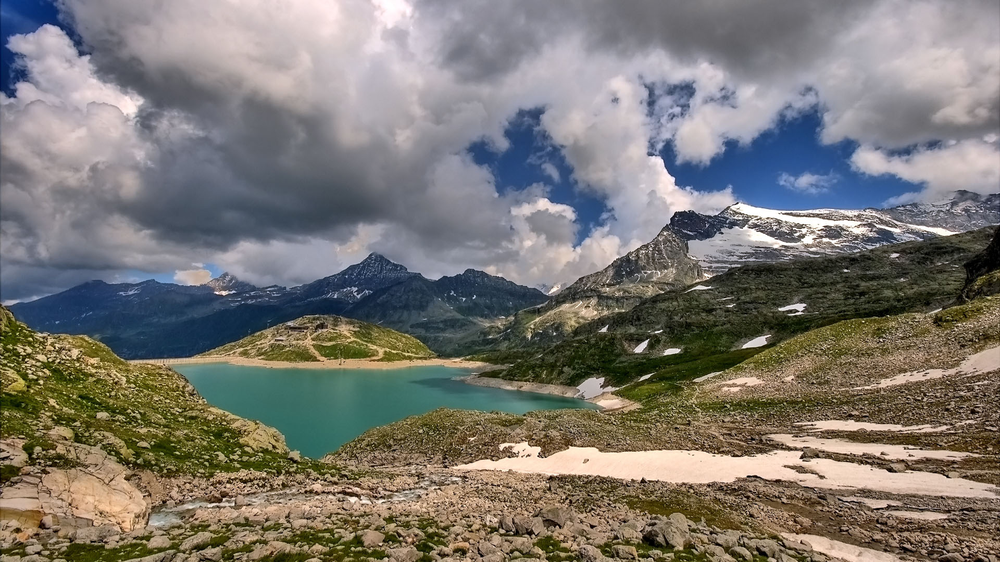
#> input picture 作业/scenery.png, 1000 x 562 px, shrunk from 1920 x 1080 before the run
$ python canny.py
#> lines starting #> are read from the running program, lines starting #| are printed output that depends on the picture; after the words box and inside, x2 and y2 are one past the last pixel; in counts of white or black regions, pixels touching at a corner belong together
import numpy as np
import matplotlib.pyplot as plt
import math

if __name__ == '__main__':
    pic_path = 'scenery.png'
    img = plt.imread(pic_path)
#> img is the input picture: shape (562, 1000, 3) float32; mean R, G, B 0.484, 0.47, 0.449
    if pic_path[-4:] == '.png':  # .png图片在这里的存储格式是0到1的浮点数，所以要扩展到255再计算
        img = img * 255  # 还是浮点数类型
    img = img.mean(axis=-1)  # 取均值就是灰度化了
#> img: shape (562, 1000) float32

    # 1、高斯平滑
    # sigma = 1.52  # 高斯平滑时的高斯核参数，标准差，可调
    sigma = 0.5  # 高斯平滑时的高斯核参数，标准差，可调
    dim = int(np.round(6 * sigma + 1))  # round是四舍五入函数，根据标准差求高斯核是几乘几的，也就是维度
    if dim % 2 == 0:  # 最好是奇数,不是的话加一
        dim += 1
    Gaussian_filter = np.zeros([dim, dim])  # 存储高斯核，这是数组不是列表了
    tmp = [i - dim // 2 for i in range(dim)]  # 生成一个序列
    n1 = 1 / (2 * math.pi * sigma ** 2)  # 计算高斯核
    n2 = -1 / (2 * sigma ** 2)
    for i in range(dim):
        for j in range(dim):
            Gaussian_filter[i, j] = n1 * math.exp(n2 * (tmp[i] ** 2 + tmp[j] ** 2))
    Gaussian_filter = Gaussian_filter / Gaussian_filter.sum()
    dx, dy = img.shape
#> dx = 562; dy = 1000
    img_new = np.zeros(img.shape)  # 存储平滑之后的图像，zeros函数得到的是浮点型数据
    tmp = dim // 2
    img_pad = np.pad(img, ((tmp, tmp), (tmp, tmp)), 'constant')  # 边缘填补
    for i in range(dx):
        for j in range(dy):
            img_new[i, j] = np.sum(img_pad[i:i + dim, j:j + dim] * Gaussian_filter)
    plt.figure(1)
    plt.imshow(img_new.astype(np.uint8), cmap='gray')  # 此时的img_new是255的浮点型数据，强制类型转换才可以，gray灰阶
    plt.axis('off')

    # 2、求梯度。以下两个是滤波求梯度用的sobel矩阵（检测图像中的水平、垂直和对角边缘）
    sobel_kernel_x = np.array([[-1, 0, 1], [-2, 0, 2], [-1, 0, 1]])
    sobel_kernel_y = np.array([[1, 2, 1], [0, 0, 0], [-1, -2, -1]])
    img_tidu_x = np.zeros(img_new.shape)  # 存储梯度图像
    img_tidu_y = np.zeros([dx, dy])
    img_tidu = np.zeros(img_new.shape)
    img_pad = np.pad(img_new, ((1, 1), (1, 1)), 'constant')  # 边缘填补，根据上面矩阵结构所以写1
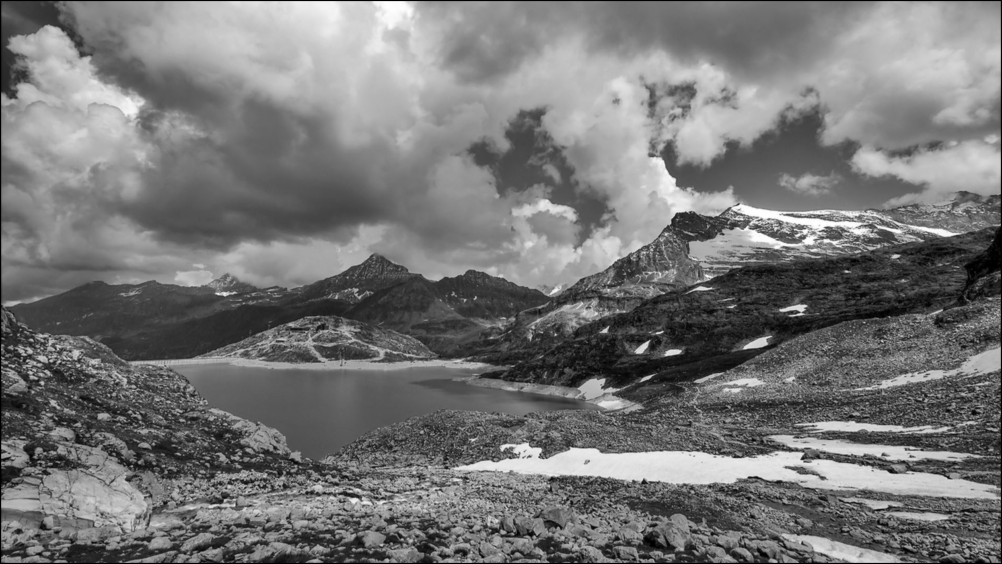
#> img_pad: shape (564, 1002) float64; min 0, max 255, mean 118.4
    for i in range(dx):
        for j in range(dy):
            img_tidu_x[i, j] = np.sum(img_pad[i:i + 3, j:j + 3] * sobel_kernel_x)  # x方向
            img_tidu_y[i, j] = np.sum(img_pad[i:i + 3, j:j + 3] * sobel_kernel_y)  # y方向
            img_tidu[i, j] = np.sqrt(img_tidu_x[i, j] ** 2 + img_tidu_y[i, j] ** 2)
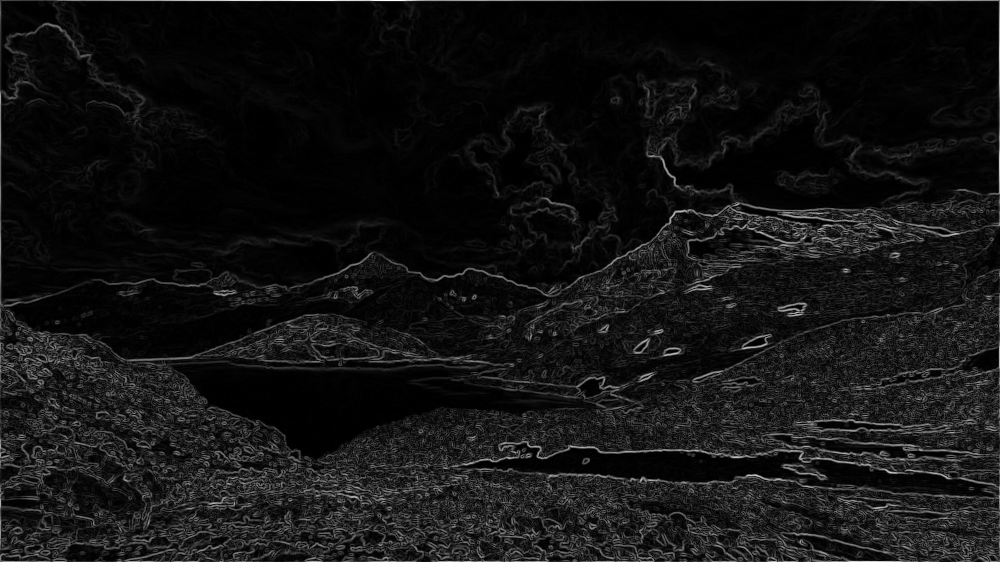
#> img_tidu: shape (562, 1000) float64; min 5.62e-05, max 1016.6, mean 78.7; drawn with min black and max white
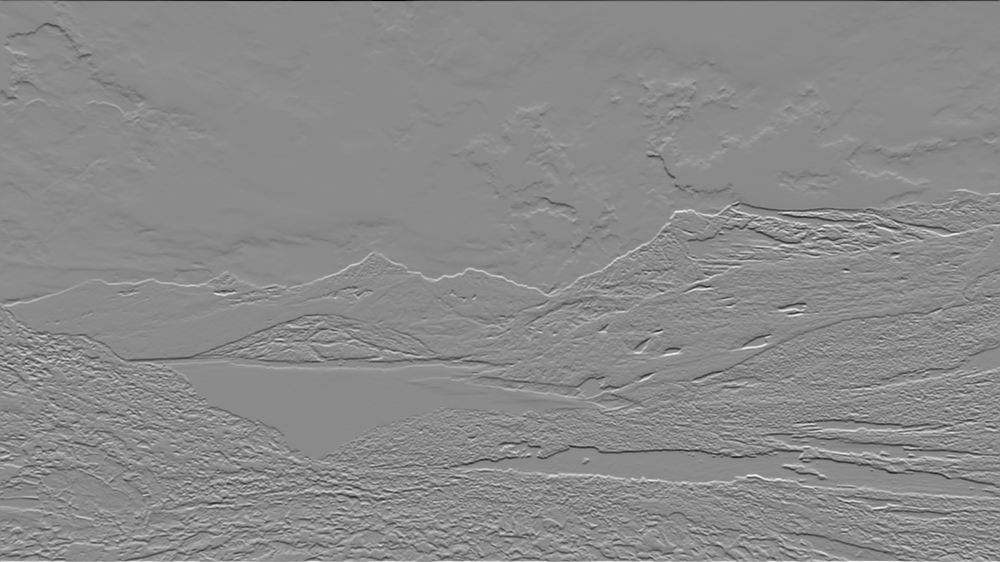
#> img_tidu_y: shape (562, 1000) float64; min -1016.6, max 854, mean 0.4; drawn with min black and max white
    img_tidu_x[img_tidu_x == 0] = 0.00000001
#> img_tidu_x: shape (562, 1000) float64; min -814.2, max 701.3, mean 0.1
    angle = img_tidu_y / img_tidu_x
    plt.figure(2)
    plt.imshow(img_tidu.astype(np.uint8), cmap='gray')
    plt.axis('off')

    # 3、非极大值抑制
    img_yizhi = np.zeros(img_tidu.shape)
    for i in range(1, dx - 1):
        for j in range(1, dy - 1):
            flag = True  # 在8邻域内是否要抹去做个标记
            temp = img_tidu[i - 1:i + 2, j - 1:j + 2]  # 梯度幅值的8邻域矩阵
            if angle[i, j] <= -1:  # 使用线性插值法判断抑制与否
                num_1 = (temp[0, 1] - temp[0, 0]) / angle[i, j] + temp[0, 1]
                num_2 = (temp[2, 1] - temp[2, 2]) / angle[i, j] + temp[2, 1]
                if not (img_tidu[i, j] > num_1 and img_tidu[i, j] > num_2):
                    flag = False
            elif angle[i, j] >= 1:
                num_1 = (temp[0, 2] - temp[0, 1]) / angle[i, j] + temp[0, 1]
                num_2 = (temp[2, 0] - temp[2, 1]) / angle[i, j] + temp[2, 1]
                if not (img_tidu[i, j] > num_1 and img_tidu[i, j] > num_2):
                    flag = False
            elif angle[i, j] > 0:
                num_1 = (temp[0, 2] - temp[1, 2]) * angle[i, j] + temp[1, 2]
                num_2 = (temp[2, 0] - temp[1, 0]) * angle[i, j] + temp[1, 0]
                if not (img_tidu[i, j] > num_1 and img_tidu[i, j] > num_2):
                    flag = False
            elif angle[i, j] < 0:
                num_1 = (temp[1, 0] - temp[0, 0]) * angle[i, j] + temp[1, 0]
                num_2 = (temp[1, 2] - temp[2, 2]) * angle[i, j] + temp[1, 2]
                if not (img_tidu[i, j] > num_1 and img_tidu[i, j] > num_2):
                    flag = False
            if flag:
                img_yizhi[i, j] = img_tidu[i, j]
    plt.figure(3)
    plt.imshow(img_yizhi.astype(np.uint8), cmap='gray')
    plt.axis('off')

    # 4、双阈值检测，连接边缘。遍历所有一定是边的点,查看8邻域是否存在有可能是边的点，进栈
    lower_boundary = img_tidu.mean() * 0.5
#> lower_boundary = 39.35
    high_boundary = lower_boundary * 3  # 这里我设置高阈值是低阈值的三倍
#> high_boundary = 118.1
    zhan = []
    for i in range(1, img_yizhi.shape[0] - 1):  # 外圈不考虑了
        for j in range(1, img_yizhi.shape[1] - 1):
            if img_yizhi[i, j] >= high_boundary:  # 取，一定是边的点
                img_yizhi[i, j] = 255
                zhan.append([i, j])
            elif img_yizhi[i, j] <= lower_boundary:  # 舍
                img_yizhi[i, j] = 0
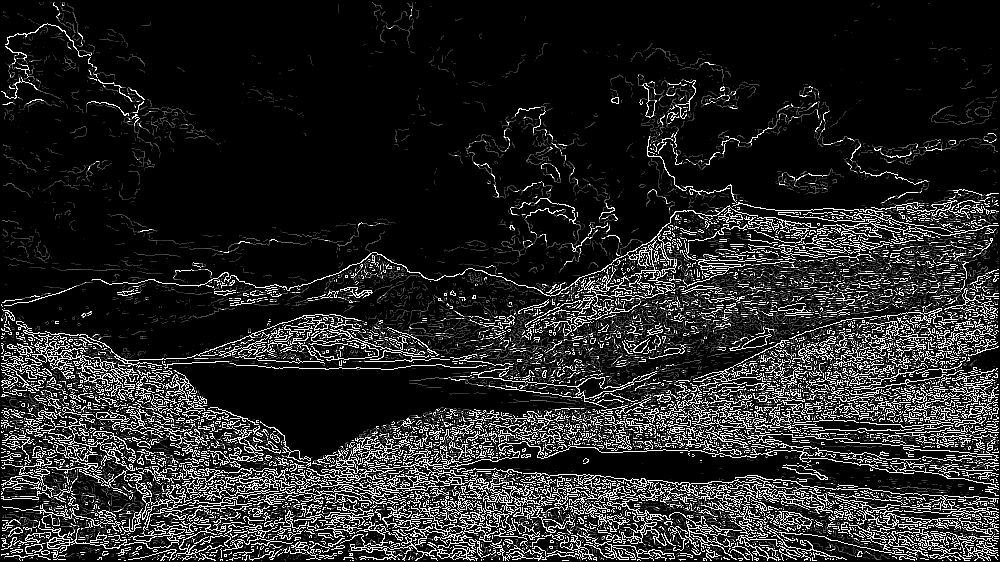
#> img_yizhi: shape (562, 1000) float64; min 0, max 255, mean 37.1

    while not len(zhan) == 0:
        temp_1, temp_2 = zhan.pop()  # 出栈
        a = img_yizhi[temp_1 - 1:temp_1 + 2, temp_2 - 1:temp_2 + 2]
        if (a[0, 0] < high_boundary) and (a[0, 0] > lower_boundary):
            img_yizhi[temp_1 - 1, temp_2 - 1] = 255  # 这个像素点标记为边缘
            zhan.append([temp_1 - 1, temp_2 - 1])  # 进栈
        if (a[0, 1] < high_boundary) and (a[0, 1] > lower_boundary):
            img_yizhi[temp_1 - 1, temp_2] = 255
            zhan.append([temp_1 - 1, temp_2])
        if (a[0, 2] < high_boundary) and (a[0, 2] > lower_boundary):
            img_yizhi[temp_1 - 1, temp_2 + 1] = 255
            zhan.append([temp_1 - 1, temp_2 + 1])
        if (a[1, 0] < high_boundary) and (a[1, 0] > lower_boundary):
            img_yizhi[temp_1, temp_2 - 1] = 255
            zhan.append([temp_1, temp_2 - 1])
        if (a[1, 2] < high_boundary) and (a[1, 2] > lower_boundary):
            img_yizhi[temp_1, temp_2 + 1] = 255
            zhan.append([temp_1, temp_2 + 1])
        if (a[2, 0] < high_boundary) and (a[2, 0] > lower_boundary):
            img_yizhi[temp_1 + 1, temp_2 - 1] = 255
            zhan.append([temp_1 + 1, temp_2 - 1])
        if (a[2, 1] < high_boundary) and (a[2, 1] > lower_boundary):
            img_yizhi[temp_1 + 1, temp_2] = 255
            zhan.append([temp_1 + 1, temp_2])
        if (a[2, 2] < high_boundary) and (a[2, 2] > lower_boundary):
            img_yizhi[temp_1 + 1, temp_2 + 1] = 255
            zhan.append([temp_1 + 1, temp_2 + 1])
#> this loop made 93177 passes
#> a on passes 1 to 3: [[0, 255, 0], [0, 255, 0], [0, 0, 0]], [[255, 0, 0], [0, 255, 0], [0, 0, 0]], [[255, 0, 0], [255, 255, 0], [0, 0, 0]]
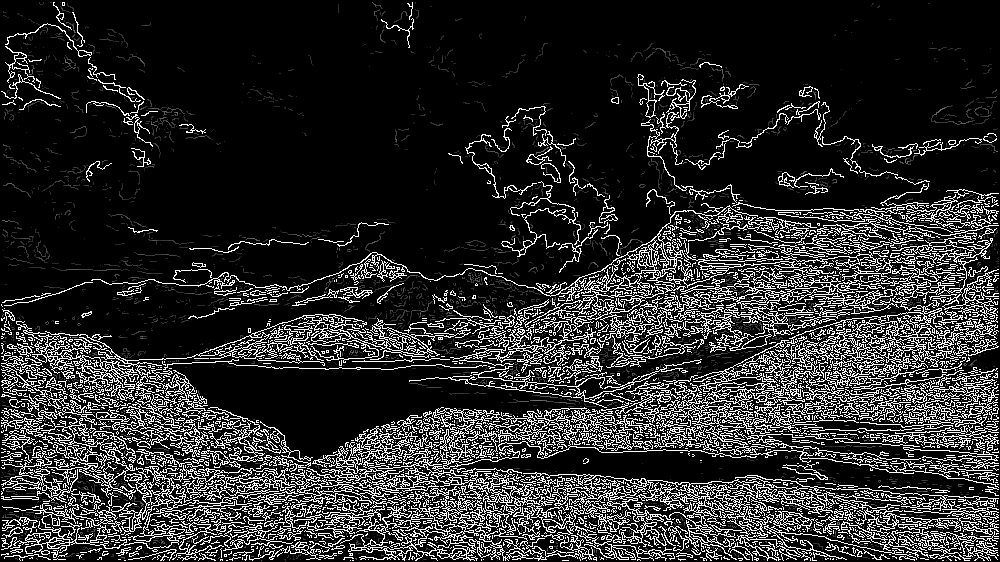
#> img_yizhi: shape (562, 1000) float64; 3.92% of pixels changed, all inside (x1, y1, x2, y2) = (1, 2, 999, 561)
#> after the loop, zhan = []

    for i in range(img_yizhi.shape[0]):
        for j in range(img_yizhi.shape[1]):
            if img_yizhi[i, j] != 0 and img_yizhi[i, j] != 255:
                img_yizhi[i, j] = 0
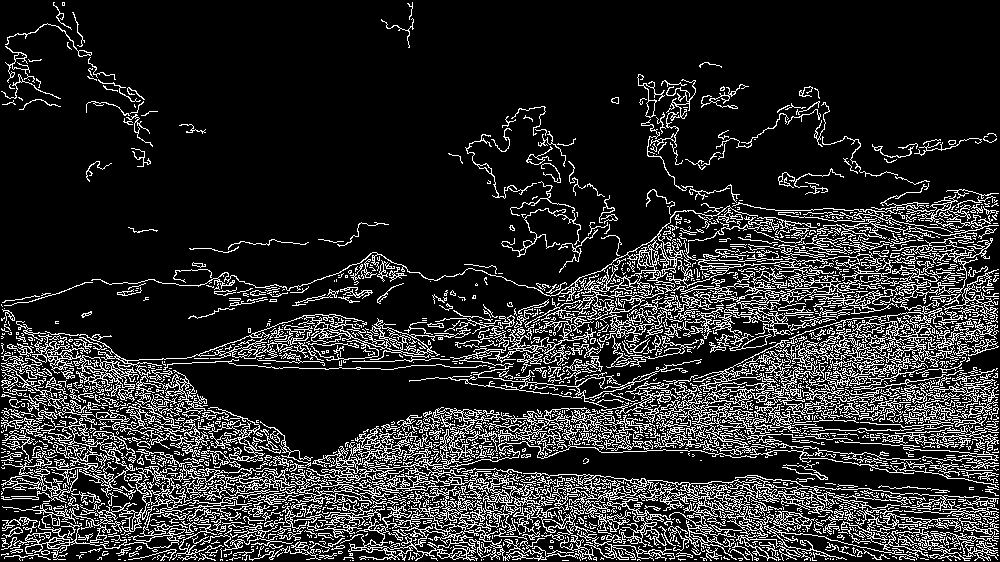
#> img_yizhi: shape (562, 1000) float64; 16.6% white in thin lines or dots

    # 绘图
    plt.figure(4)
    plt.imshow(img_yizhi.astype(np.uint8), cmap='gray')
    plt.axis('off')  # 关闭坐标刻度值
    plt.show()
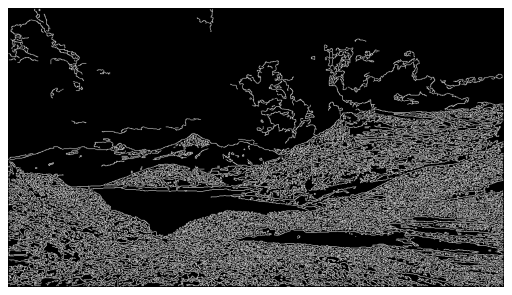
#> figure drawn by matplotlib, 1 panel
